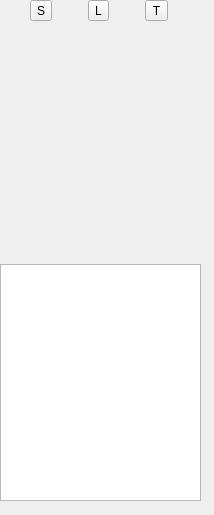
<?xml version="1.0" encoding="UTF-8"?>
<ui version="4.0">
 <class>Inspector</class>
 <widget class="QDialog" name="Inspector">
  <property name="geometry">
   <rect>
    <x>0</x>
    <y>0</y>
    <width>214</width>
    <height>515</height>
   </rect>
  </property>
  <property name="windowTitle">
   <string>Dialog</string>
  </property>
  <widget class="QWidget" name="verticalLayoutWidget">
   <property name="geometry">
    <rect>
     <x>0</x>
     <y>0</y>
     <width>201</width>
     <height>501</height>
    </rect>
   </property>
   <layout class="QVBoxLayout" name="verticalLayout">
    <item>
     <layout class="QGridLayout" name="gridLayout">
      <item row="0" column="0">
       <widget class="QToolButton" name="selectBtn">
        <property name="text">
         <string>S</string>
        </property>
       </widget>
      </item>
      <item row="0" column="1">
       <widget class="QToolButton" name="lineBtn">
        <property name="text">
         <string>L</string>
        </property>
       </widget>
      </item>
      <item row="0" column="2">
       <widget class="QToolButton" name="textBtn">
        <property name="text">
         <string>T</string>
        </property>
       </widget>
      </item>
     </layout>
    </item>
    <item>
     <spacer name="verticalSpacer">
      <property name="orientation">
       <enum>Qt::Vertical</enum>
      </property>
      <property name="sizeHint" stdset="0">
       <size>
        <width>20</width>
        <height>40</height>
       </size>
      </property>
     </spacer>
    </item>
    <item>
     <widget class="QTextEdit" name="textField"/>
    </item>
   </layout>
  </widget>
 </widget>
 <resources/>
 <connections/>
</ui>
